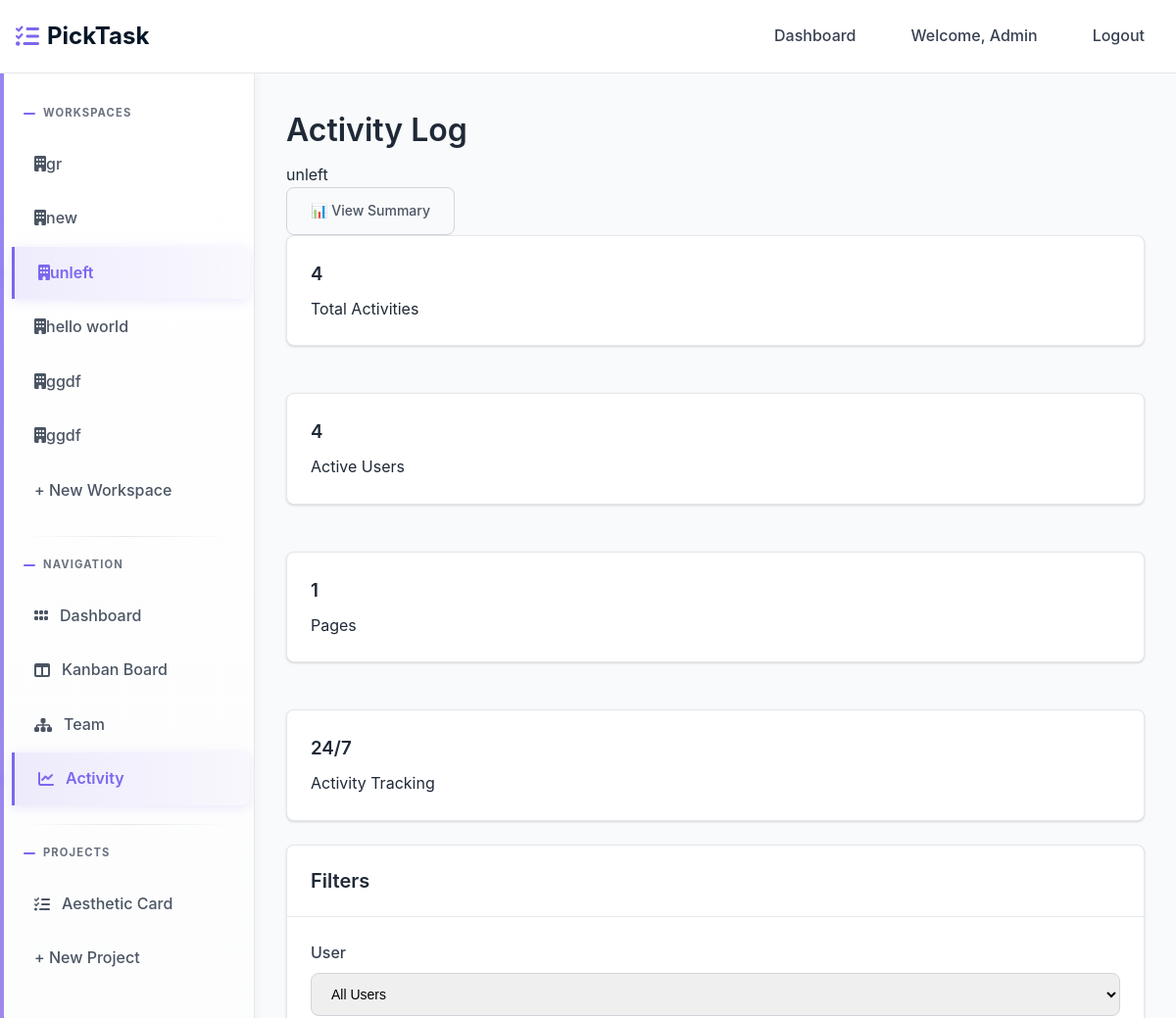
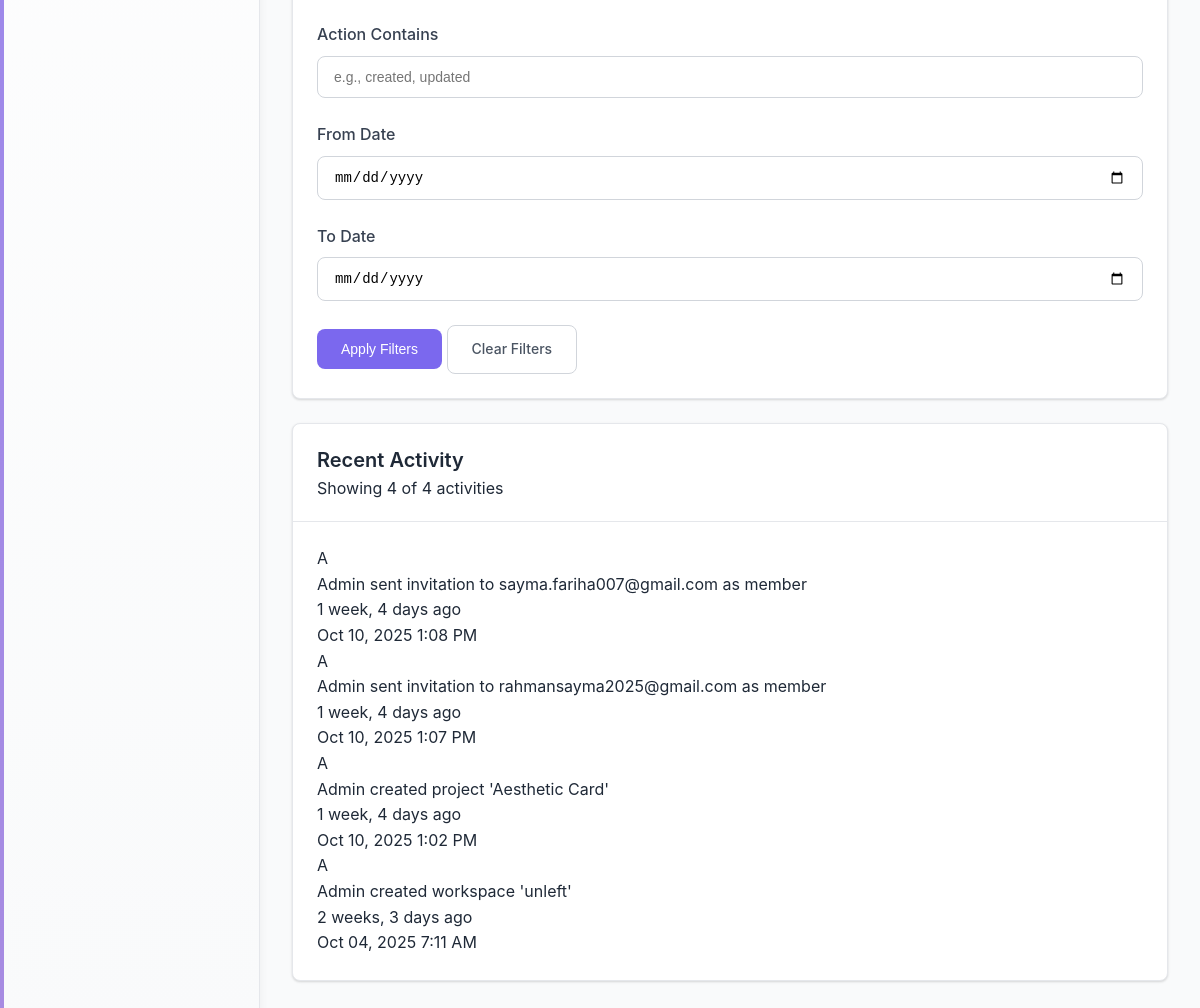
The app's page /activity/4/ (signed in), older data (2 pictures, top to bottom).
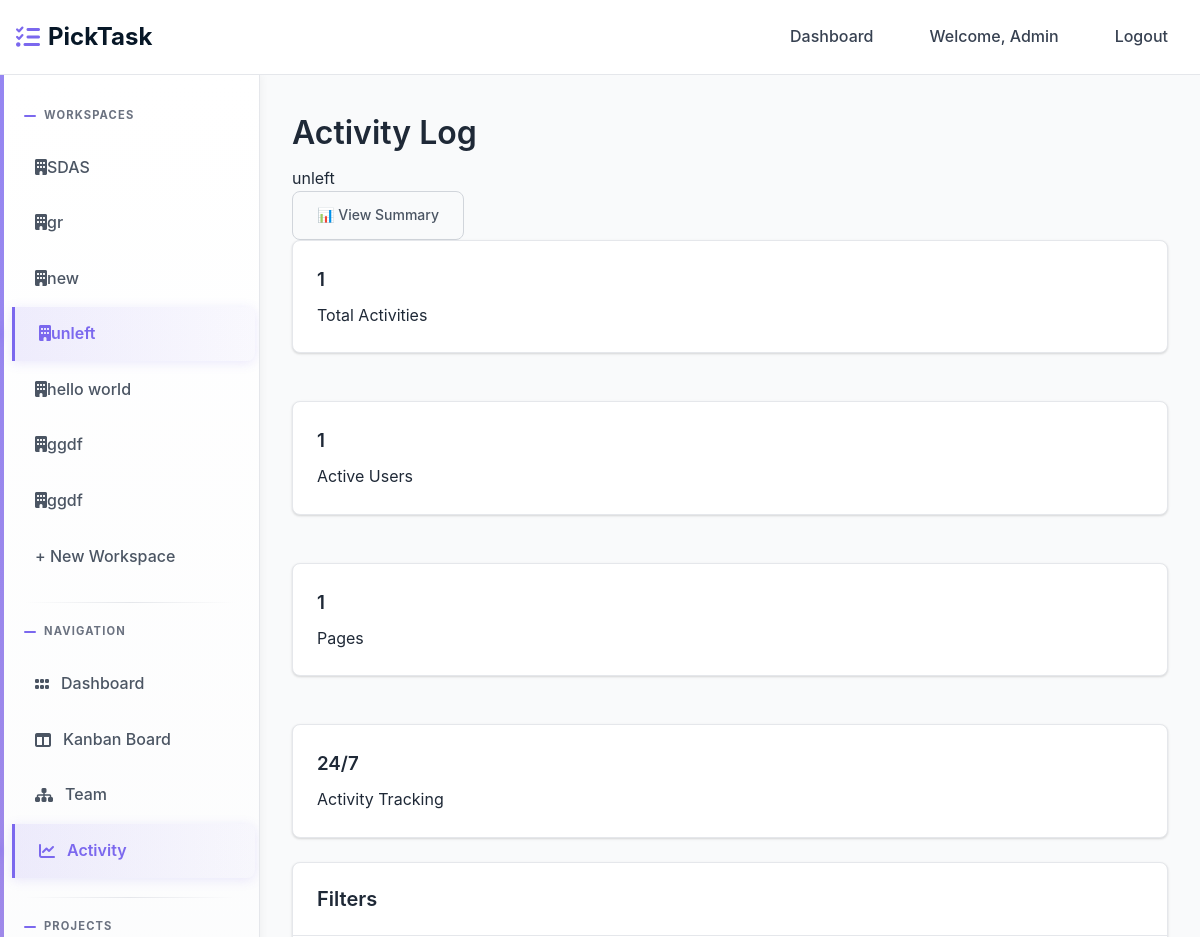
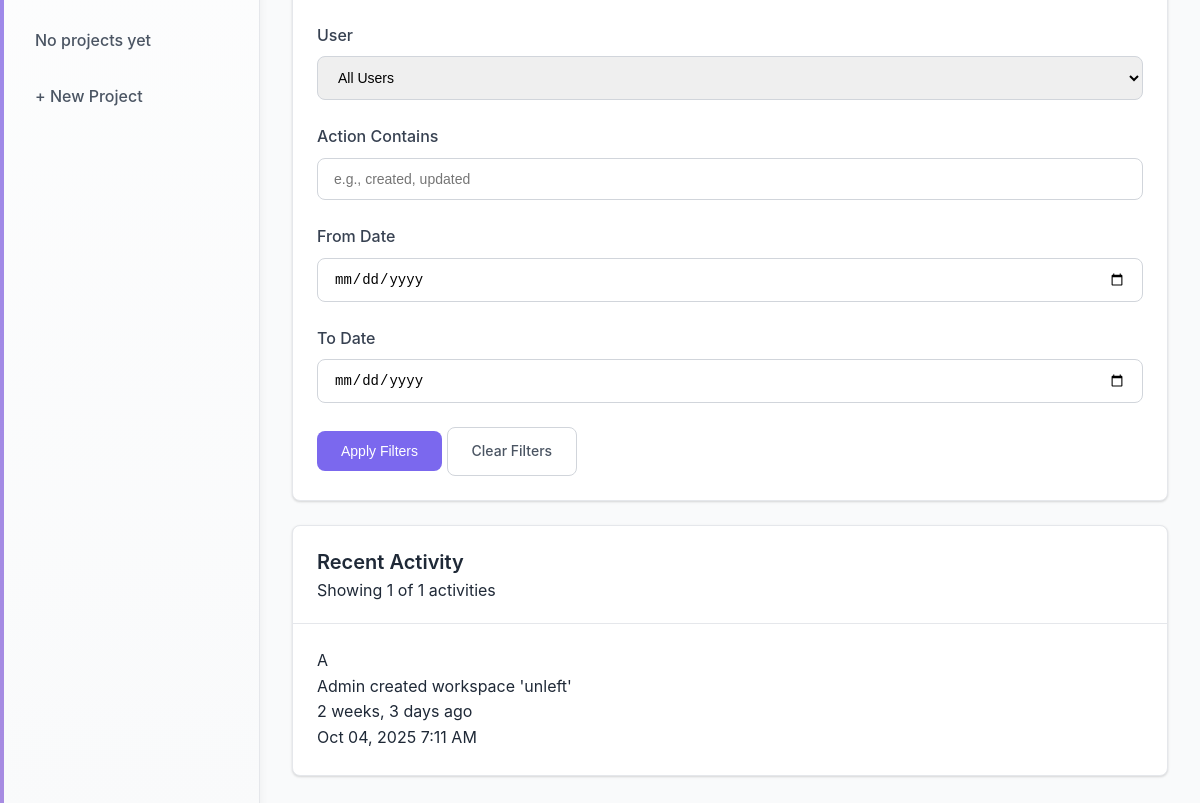
The same page, newer data (2 pictures, top to bottom).
### workspace/models.py (models this page shows, shortened)
class Membership(models.Model):
    ROLE_CHOICES = [
        ('admin', 'Admin'),
        ('member', 'Member'),
    ]
    user = models.ForeignKey(settings.AUTH_USER_MODEL, on_delete=models.CASCADE, related_name='memberships')
    workspace = models.ForeignKey(Workspace, on_delete=models.CASCADE, related_name='memberships')
    role = models.CharField(max_length=20, choices=ROLE_CHOICES, default='member')
    joined_at = models.DateTimeField(auto_now_add=True)
    class Meta:
        unique_together = ['user', 'workspace']
        ordering = ['-joined_at']

class Workspace(models.Model):
    name = models.CharField(max_length=255)
    created_by = models.ForeignKey(settings.AUTH_USER_MODEL, on_delete=models.CASCADE, related_name='workspaces_created')
    created_at = models.DateTimeField(auto_now_add=True)
    class Meta:
        ordering = ['-created_at']

class Project(models.Model):
    name = models.CharField(max_length=255)
    description = models.TextField(blank=True, null=True)
    workspace = models.ForeignKey(Workspace, on_delete=models.CASCADE, related_name='projects')
    created_by = models.ForeignKey(settings.AUTH_USER_MODEL, on_delete=models.CASCADE, related_name='projects_created')
    created_at = models.DateTimeField(auto_now_add=True)
    color = models.CharField(max_length=7, default='#3B82F6')  # Hex color
    class Meta:
        ordering = ['-created_at']

class ActivityLog(models.Model):
    workspace = models.ForeignKey(Workspace, on_delete=models.CASCADE, related_name='activities')
    user = models.ForeignKey(settings.AUTH_USER_MODEL, on_delete=models.CASCADE, related_name='activities')
    action = models.CharField(max_length=500)
    timestamp = models.DateTimeField(auto_now_add=True)
    class Meta:
        ordering = ['-timestamp']

### home/models.py (models this page shows)
class User(AbstractUser):
    full_name = models.CharField(max_length=255, blank=True, null=True)
    created_at = models.DateTimeField(auto_now_add=True)

### workspace/decorators.py (the view)
    def wrapper(request, workspace_id, *args, **kwargs):
        workspace = get_object_or_404(Workspace, id=workspace_id)
        if not Membership.objects.filter(user=request.user, workspace=workspace).exists():
            messages.error(request, "You don't have access to this workspace")
            return redirect('workspace:dashboard')
        return view_func(request, workspace_id, *args, **kwargs)

### templates/activity/activity.html (shortened to what the changed rows need)
{% extends 'base.html' %}
{% load static %}
{% block content %}
<div class="flex justify-between items-center mb-6">
    <div>
        <h1>Activity Log</h1>
    </div>
</div>
<div class="grid grid-cols-1 md:grid-cols-4 gap-4 mb-6">
    <div class="card text-center">
        <div class="card-body p-4">
            <h3 class="text-2xl font-bold text-primary">{{ total_activities }}</h3>
            <p class="text-gray-600 text-sm">Total Activities</p>
        </div>
    </div>
    <div class="card text-center">
        <div class="card-body p-4">
            <h3 class="text-2xl font-bold text-success">{{ workspace_users|length }}</h3>
            <p class="text-gray-600 text-sm">Active Users</p>
        </div>
    </div>
</div>
<div class="card mb-6">
    <div class="card-header">
        <h2 class="card-title">Filters</h2>
    </div>
</div>
<div class="card">
    <div class="card-header">
        <h2 class="card-title">Recent Activity</h2>
        <span class="text-sm text-gray-500">Showing {{ activities|length }} of {{ total_activities }} activities</span>
    </div>
    <div class="card-body p-0">
        {% for activity in activities %}
        <div class="activity-item border-b border-gray-200 last:border-b-0 p-4 hover:bg-gray-50">
            <div class="flex items-start gap-4">
                <div class="w-10 h-10 bg-primary rounded-full flex items-center justify-center text-white font-semibold flex-shrink-0">
                    {{ activity.user.username|first|upper }}
                </div>
                <div class="flex-1 min-w-0">
                    <div class="flex items-start justify-between mb-1">
                        <div>
                            <span class="font-semibold text-gray-900">{{ activity.user.username }}</span>
                            <span class="text-gray-600">{{ activity.action }}</span>
                        </div>
                        <span class="text-sm text-gray-500 whitespace-nowrap ml-4">
                            {{ activity.timestamp|timesince }} ago
                        </span>
                    </div>
                    <div class="text-sm text-gray-500">
                        <span class="bg-gray-100 px-2 py-1 rounded">{{ activity.timestamp|date:"M d, Y g:i A" }}</span>
                    </div>
                </div>
            </div>
        </div>
        {% endfor %}
    </div>
</div>
{% endblock %}

### templates/partials/sidebar.html
<div class="sidebar-section">
  <div class="sidebar-title">Workspaces</div>
  {% for membership in user.memberships.all %}
  <a
    href="{% url 'workspace:workspace-detail' membership.workspace.id %}"
    class="sidebar-link {% if current_workspace.id == membership.workspace.id %}active{% endif %}"
  >
    <span
      ><i class="fa-solid fa-building"></i>{{membership.workspace.name}}</span
    >
  </a>
  {% endfor %}
  <a
    href="{% url 'workspace:create-workspace' %}"
    class="sidebar-link {% if request.resolver_match.url_name == 'create-workspace' %}active{% endif %}"
  >
    + New Workspace
  </a>
</div>
{% if current_workspace %}
<div class="sidebar-section">
  <div class="sidebar-title">Navigation</div>
  <a
    href="{% url 'workspace:workspace-detail' current_workspace.id %}"
    class="sidebar-link {% if request.resolver_match.url_name == 'workspace-detail' %}active{% endif %}"
    ><i class="fa-solid fa-grip"></i>Dashboard
  </a>
  <a
    href="{% url 'kanban:kanban' current_workspace.id %}"
    class="sidebar-link {% if request.resolver_match.url_name == 'kanban' %}active{% endif %}"
    ><i class="fa-solid fa-table-columns"></i>Kanban Board
  </a>
  <a
    href="{% url 'team:team' current_workspace.id %}"
    class="sidebar-link {% if request.resolver_match.url_name == 'team' %}active{% endif %}"
    ><i class="fa-solid fa-sitemap"></i>Team
  </a>
  <a
    href="{% url 'activity:activity' current_workspace.id %}"
    class="sidebar-link {% if request.resolver_match.url_name == 'activity' %}active{% endif %}"
    ><i class="fa-solid fa-chart-line"></i>Activity
  </a>
</div>
<div class="sidebar-section">
  <div class="sidebar-title">Projects</div>
  {% for project in current_workspace.projects.all %}
  <a
    href="{% url 'kanban:kanban' current_workspace.id %}?project={{ project.id }}"
    class="sidebar-link"
    ><i class="fa-solid fa-list-check"></i>{{ project.name }}
  </a>
  {% empty %}
  <span class="sidebar-link text-muted">No projects yet</span>
  {% endfor %}
  <a
    href="{% url 'workspace:create-project' current_workspace.id %}"
    class="sidebar-link"
  >
    + New Project
  </a>
</div>
{% endif %}

Row changes from the older to the newer data that the page shows:
no longer on this page (row edited): Project: name "Aesthetic Card"
no longer on this page (row edited): ActivityLog: user.username|first "A", user.username "Admin", action "sent invitation to sayma.fariha007@gmail.com as member", timestamp "1 week, 4 days", timestamp "Oct 10, 2025 1:08 PM"
no longer on this page (row edited): ActivityLog: user.username|first "A", user.username "Admin", action "sent invitation to rahmansayma2025@gmail.com as member", timestamp "1 week, 4 days", timestamp "Oct 10, 2025 1:07 PM"
no longer on this page (row edited): ActivityLog: user.username|first "A", user.username "Admin", action "created project 'Aesthetic Card'", timestamp "1 week, 4 days", timestamp "Oct 10, 2025 1:02 PM"
added Membership: workspace.name "SDAS"
Text that changed along with them:
{{ total_activities }}: "4" → "1"
{{ workspace_users|length }}: "4" → "1"
{{ activities|length }}: "4" → "1"
text now shown: "No projects yet"
